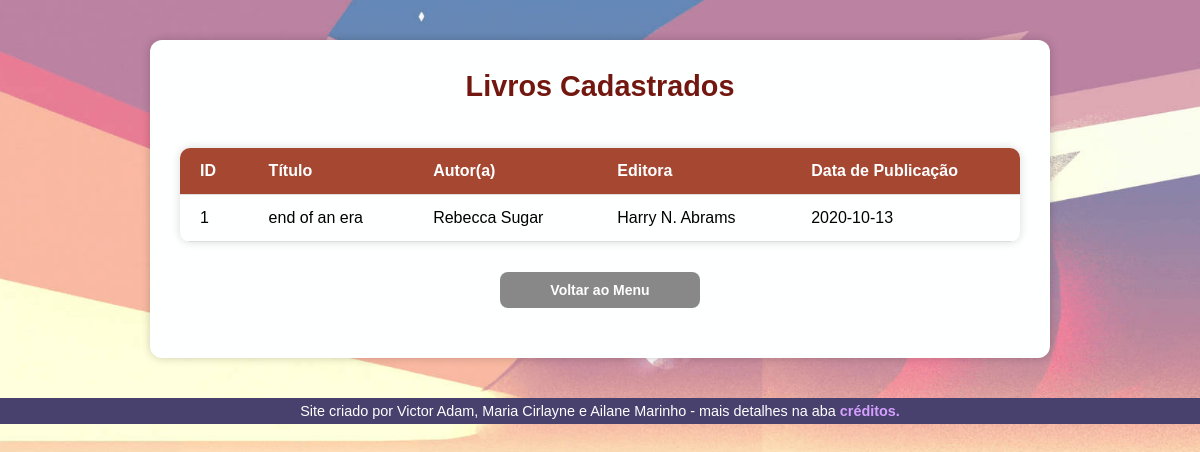
The page /livros on the database its author committed.
### tables this page shows
CREATE TABLE livros(
        id INTEGER PRIMARY KEY AUTOINCREMENT,
        titulo TEXT NOT NULL,
        autor TEXT NOT NULL,
        editora TEXT NOT NULL,
        ano DATE);

### app.py (the view)
@app.route('/livros')
def exibir_livros():
    livros = exibir_livros_bd()
    return render_template('livros.html', livros=livros)

### view.py (called while the page is built)
def connect():
    return sqlite3.connect('bdados.db')

def exibir_livros_bd():
    conn = connect()
    cursor = conn.cursor()
    livros = cursor.execute('SELECT * FROM livros').fetchall()
    conn.close()
    return livros

### templates/livros.html (shortened to what this page needs)
<!DOCTYPE html>
<html lang="pt-BR">
<head>
    <link rel="stylesheet" href="{{ url_for('static', filename='css/style.css') }}">
</head>
<body>
    <div class="container_tabela">
        <h1>Livros Cadastrados</h1>
        <table class="tabela">
            <thead>
                <tr>
                    <th>ID</th>
                    <th>Título</th>
                    <th>Autor(a)</th>
                    <th>Editora</th>
                    <th>Data de Publicação</th>
                </tr>
            </thead>
            <tbody>
                {% for livro in livros %}
                <tr>
                    <td>{{ livro[0] }}</td>
                    <td>{{ livro[1] }}</td>
                    <td>{{ livro[2] }}</td>
                    <td>{{ livro[3] }}</td>
                    <td>{{ livro[4] }}</td>
                </tr>
                {% endfor %}
            </tbody>
        </table>
        <a href="{{ url_for('index') }}" class="btn-voltar">Voltar ao Menu</a>
    </div>
    <footer>
        Site criado por Victor Adam, Maria Cirlayne e Ailane Marinho - mais detalhes na aba
        <a href="#">créditos.</a>
    </footer>
</body>
</html>

### static/css/style.css (style rules this page uses)
:root { --cor0: #feffff; --cor1: #FDF3CC; --cor2: #F2B366; --cor3: #A64732; --cor4: #731810; --cor5: #49416D; --fonte-padrao: Arial, Verdana, Helvetica, sans-serif; }
* { margin: 0px; padding: 0px; box-sizing: border-box; }
body { background-image: url(wallpaper2.jpg); background-size: cover; background-position: center; background-repeat: no-repeat; background-attachment: fixed; font-family: var(--fonte-padrao); margin: 0; height: 100vh; }
main h1, div h1 { color: var(--cor4); font-family: Arial, Helvetica, sans-serif; font-size: 1.8em; font-weight: bolder; padding-bottom: 15px; text-align: center; }
.btn-voltar { background-color: #888; color: white; padding: 10px; border-radius: 8px; text-decoration: none; font-size: 14px; width: 200px; margin: 20px auto; display: block; text-align: center; font-weight: bold; }
footer { background-color: var(--cor5); color: white; text-align: center; font-size: 0.9em; padding: 5px; }
footer a { color: #d49fff; font-weight: bolder; text-decoration: none; }
.container_tabela { max-width: 900px; margin: 40px auto; padding: 30px; background-color: var(--cor0); box-shadow: 0px 0px 10px rgba(0,0,0,0.2); border-radius: 12px; }
.tabela { width: 100%; max-width: 1000px; border-collapse: collapse; margin: 30px auto; font-size: 1rem; border-radius: 10px; overflow: hidden; box-shadow: 0 0 10px rgba(0, 0, 0, 0.15); background-color: var(--cor0); }
.tabela thead { background-color: var(--cor3); color: var(--cor0); font-weight: bold; }
.tabela th, .tabela td { padding: 14px 20px; text-align: left; border-bottom: 1px solid #ddd; }

### rows shown on the page
livros: id "1", titulo "end of an era", autor "Rebecca Sugar", editora "Harry N. Abrams", ano "2020-10-13"
